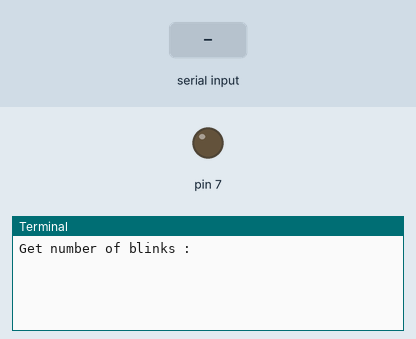
This program was run on a simulated Raspberry Pi (header pin numbers). Shown: output pins drawn as LEDs (lit = HIGH), the last lines printed to the terminal. The inputs (shaded band) are chosen by the test bench.

Above: at 1.2 s.
1.3 s: "1" typed at the terminal, then Enter
At 2.0 s:
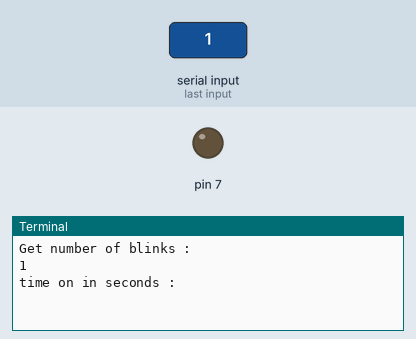
2.8 s: "0" typed at the terminal, then Enter
At 3.2 s:
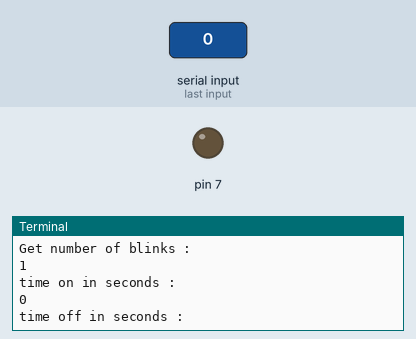
4.3 s: "2" typed at the terminal, then Enter
At 5.5 s:
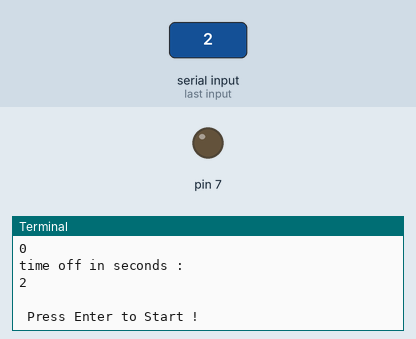

The program:

blink_led_advanced.py
```python
import RPi.GPIO as GPIO
from time import sleep

GPIO.setmode(GPIO.BOARD)
GPIO.setup(7, GPIO.OUT)


nb_blink = input('Get number of blinks : ')
tm_on = input('time on in seconds : ')
tm_off = input('time off in seconds : ')

input('\n Press Enter to Start !')
for x in range(nb_blink):
    GPIO.output(7,True)
    sleep(tm_on)
    GPIO.output(7,False)
    sleep(tm_off)
```

Measured:
- after the input at 1.3 s, the terminal: prints a new line at once (image 1)
- after the input at 2.8 s, the terminal: prints a new line at once (image 2)
- after the input at 4.3 s, the terminal: prints a new line at once (image 3)
